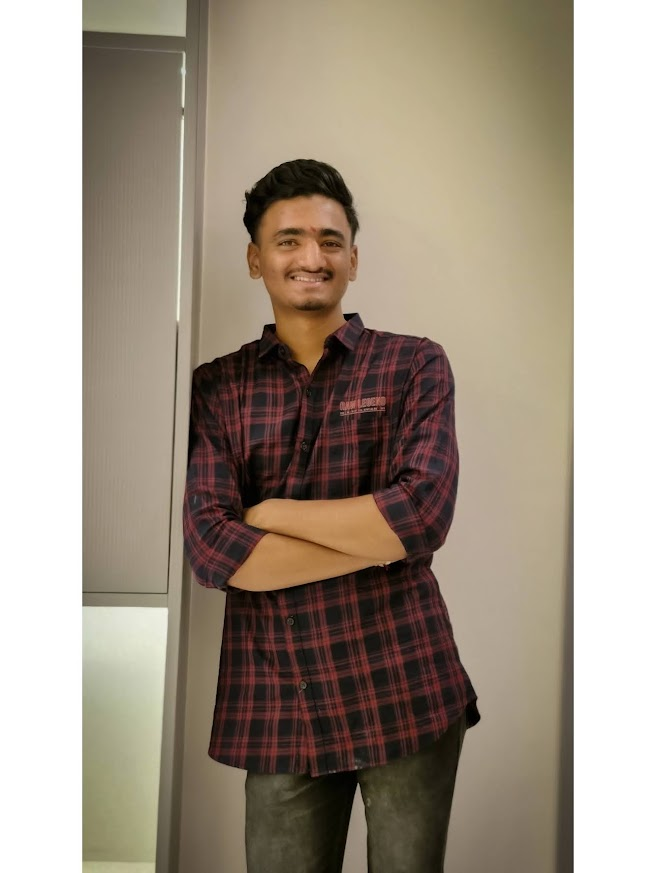
#> input picture assets/profile/yash-photo.png, 656 x 873 px
$ python generate_ascii_avatar.py
#> lines starting #> are read from the running program, lines starting #| are printed output that depends on the picture
#!/usr/bin/env python3
"""Turn Yash's portrait into a terminal-style animated ASCII SVG."""

from __future__ import annotations

import html
import os
from pathlib import Path

from PIL import Image, ImageChops, ImageEnhance, ImageFilter, ImageOps


ROOT = Path(__file__).resolve().parent.parent
SOURCE = ROOT / "assets" / "profile" / "yash-photo.png"
OUTPUT = ROOT / "assets" / "profile" / "ascii-avatar.svg"
STATIC = bool(os.environ.get("STATIC"))

COLS = 60
ROWS = 32
CELL_W = 6
CELL_H = 10
RAMP = " .`:-=+*cs#%@"
WIDTH = 400
HEIGHT = 400
PAD_X = (WIDTH - COLS * CELL_W) // 2
TITLEBAR = 30
ART_TOP = 37


def build_rows() -> list[str]:
    image = Image.open(SOURCE).convert("RGB")
#> image is the input picture: PIL image 656x873 RGB; mean R, G, B 163.1, 151.1, 136.5
    width, height = image.size
#> width = 656; height = 873

    # Focus on the face and upper body. Using the full portrait makes the face
    # too small to read once GitHub scales the card down.
    side = min(round(width * 0.457), round(height * 0.344))
#> side = 300
    left = round(width * 0.282)
#> left = 185
    top = round(height * 0.143)
#> top = 125
    image = image.crop((left, top, left + side, top + side))
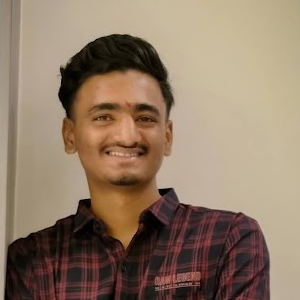
#> image: PIL image 300x300 RGB; mean R, G, B 143.8, 122.6, 102.3

    gray = ImageOps.grayscale(image)
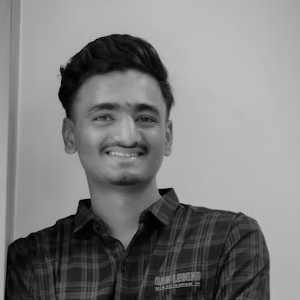
#> gray: PIL image 300x300 L; min 0, max 191, mean 126.6
    gray = ImageOps.autocontrast(gray, cutoff=1)
    edges = gray.filter(ImageFilter.FIND_EDGES)
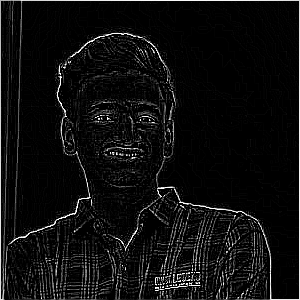
#> edges: PIL image 300x300 L; min 0, max 255, mean 14.9
    edges = ImageEnhance.Contrast(edges).enhance(1.7)
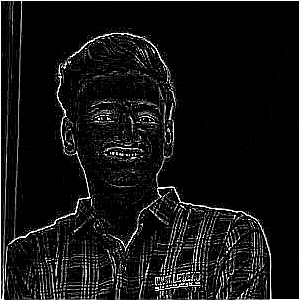
#> edges: PIL image 300x300 L; min 0, max 255, mean 19.1
    gray = ImageChops.darker(gray, ImageOps.invert(edges))
    gray = ImageEnhance.Contrast(gray).enhance(1.25)
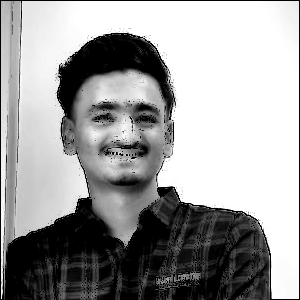
#> gray: PIL image 300x300 L; min 0, max 255, mean 158.6
    gray = ImageEnhance.Brightness(gray).enhance(1.12)
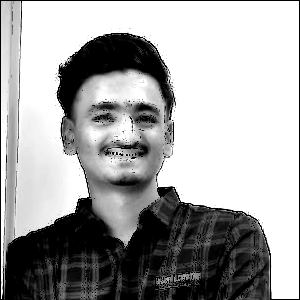
#> gray: PIL image 300x300 L; min 0, max 255, mean 165.5
    gray = gray.resize((COLS, ROWS), Image.Resampling.LANCZOS)
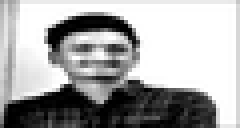
#> gray: PIL image 60x32 L (shown 4 times larger); min 0, max 255, mean 166

    rows: list[str] = []
    for y in range(ROWS):
        chars: list[str] = []
        for x in range(COLS):
            luminance = gray.getpixel((x, y)) / 255
            if luminance > 0.82:
                chars.append(" ")
                continue
            index = round((1 - luminance) * (len(RAMP) - 1))
            chars.append(RAMP[max(0, min(len(RAMP) - 1, index))])
        rows.append("".join(chars))
#> after the loop, rows = 32 items
    return rows


def reveal(content: str, row: int) -> str:
    if STATIC:
        return content
    delay = row * 0.09
    row_y = ART_TOP + row * CELL_H
    return (
        f'<clipPath id="row-{row}"><rect x="{PAD_X}" y="{row_y}" height="{CELL_H}" width="0">'
        f'<animate attributeName="width" from="0" to="{COLS * CELL_W}" begin="{delay:.2f}s" '
        f'dur=".12s" fill="freeze"/></rect></clipPath>'
        f'<g clip-path="url(#row-{row})">{content}</g>'
    )


def render(rows: list[str]) -> str:
    parts = [
        f'<svg xmlns="http://www.w3.org/2000/svg" width="{WIDTH}" height="{HEIGHT}" viewBox="0 0 {WIDTH} {HEIGHT}" role="img" aria-labelledby="title desc">',
        '<title id="title">Yash Varpe ASCII portrait</title>',
        '<desc id="desc">An animated terminal drawing generated from Yash Varpe\'s portrait.</desc>',
        '<defs><linearGradient id="bg" x1="0" y1="0" x2="0" y2="1"><stop offset="0" stop-color="#111722"/><stop offset="1" stop-color="#0d1117"/></linearGradient></defs>',
        f'<rect width="{WIDTH}" height="{HEIGHT}" rx="12" fill="url(#bg)"/>',
        f'<rect x=".5" y=".5" width="{WIDTH - 1}" height="{HEIGHT - 1}" rx="12" fill="none" stroke="#30363d"/>',
        f'<line x1="0" y1="{TITLEBAR}" x2="{WIDTH}" y2="{TITLEBAR}" stroke="#30363d"/>',
    ]
    for index, color in enumerate(("#ff5f56", "#ffbd2e", "#27c93f")):
        parts.append(f'<circle cx="{18 + index * 15}" cy="15" r="4.5" fill="{color}"/>')
#> after the loop, parts = 10 items
    parts.append(
        '<text x="200" y="19" fill="#7d8590" font-size="11" text-anchor="middle" '
        'font-family="ui-monospace, SFMono-Regular, Menlo, Consolas, monospace">'
        'yash@github: ~$ ./avatar.sh</text>'
    )

    for row, line in enumerate(rows):
        y = ART_TOP + row * CELL_H + 9
        content = (
            f'<text xml:space="preserve" x="{PAD_X}" y="{y}" fill="#c9d1d9" font-size="9.8" '
            f'textLength="{COLS * CELL_W}" lengthAdjust="spacing" '
            f'font-family="ui-monospace, SFMono-Regular, Menlo, Consolas, monospace">{html.escape(line)}</text>'
        )
        parts.append(reveal(content, row))
#> this loop made 32 passes
#> (y, delay in reveal, row_y in reveal) on passes 1 to 12: (46, 0, 37), (56, 0.09, 47), (66, 0.18, 57), (76, 0.27, 67), (86, 0.36, 77), (96, 0.45, 87), (106, 0.54, 97), (116, 0.63, 107), (126, 0.72, 117), (136, 0.81, 127), (146, 0.9, 137), (156, 0.99, 147)
#> after the loop, parts = 43 items

    parts.extend(
        [
            '<line x1="0" y1="365" x2="400" y2="365" stroke="#30363d"/>',
            '<text x="14" y="387" fill="#7d8590" font-size="12" font-family="ui-monospace, SFMono-Regular, Menlo, Consolas, monospace">'
            'yash@github:~$ whoami <tspan fill="#c9d1d9">Yash Varpe</tspan></text>',
            '<rect x="226" y="375" width="7" height="14" fill="#c9d1d9"><animate attributeName="opacity" values="1;1;0;0" keyTimes="0;.5;.51;1" dur="1s" repeatCount="indefinite"/></rect>',
            '</svg>',
        ]
    )
    return "".join(parts)


def main() -> None:
    OUTPUT.parent.mkdir(parents=True, exist_ok=True)
    OUTPUT.write_text(render(build_rows()), encoding="utf-8", newline="\n")
    print(f"Wrote {OUTPUT}")


if __name__ == "__main__":
    main()
